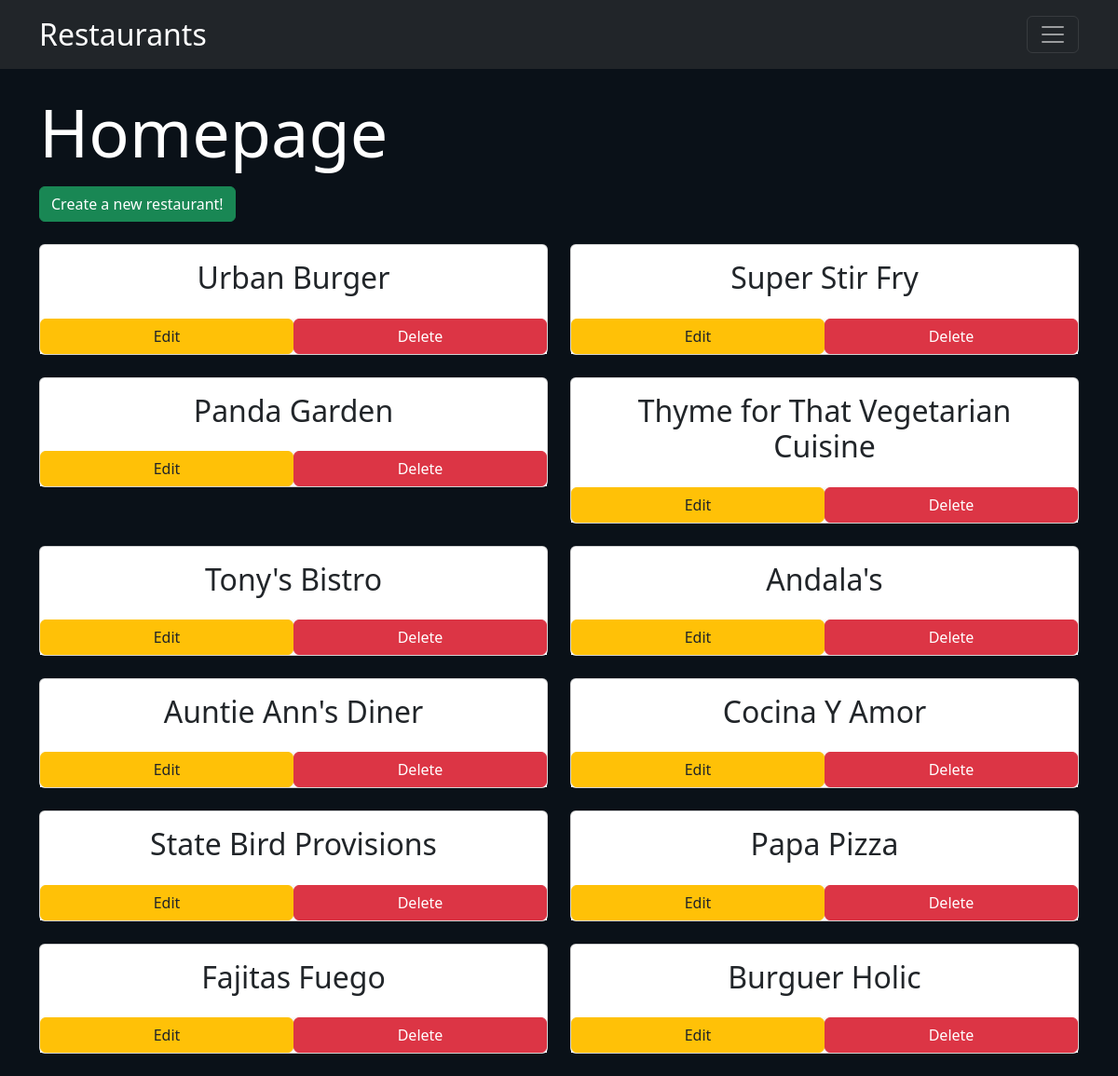
The app's page /restaurants with its own data.
### restaurants/sql/models.py (models this page shows, shortened)
class Restaurant(Base):
    __tablename__ = 'restaurant'
    id = Column(Integer, primary_key = True)
    name = Column(String(80), nullable = False)

### restaurants/routes.py (the view)
@app.route('/')
@app.route('/restaurants')
def showRestaurant():
    try:
        restaurants = cursor.query(Restaurant).all()
    except:
        restaurants = None
    return render_template('restaurants.html', restaurants=restaurants)

### restaurants/templates/restaurants.html
{% extends 'layout.html' %}
{% block content %}
    <div>
        <h1 class="display-2 text-white">Homepage</h1>
        <a role="button" class="btn btn-success btn-md text-white mt-2" href="{{url_for('newRestaurant')}}">Create a new restaurant!</a>
    </div>
    <div class="row mt-4">
        {% if restaurants %}
        {% for restaurant in restaurants %}
        <div class="col-xl-6 mb-4">
              <div class="card">
                <a class="card-body" style="text-decoration: none" href="{{url_for('showMenu', restaurant_id=restaurant.id)}}">
                      <h2 class="text-center">{{ restaurant.name }}</h2>
                </a>
                <div class="d-flex bg-light mb-0">
                  <a
                    class="btn btn-warning m-0 text-reset w-50"
                    href="{{url_for('editRestaurant', restaurant_id=restaurant.id)}}"
                    role="button"
                    >Edit
                  </a>
                  <a
                    class="btn btn-danger m-0 text-white w-50"
                    href="{{url_for('deleteRestaurant', restaurant_id=restaurant.id)}}"
                    role="button"
                    >Delete</a>
                </div>
              </div>
            </div>
        {% endfor %}
        {% endif %}
    </div>
{% endblock %}

### records on screen
Restaurant: name "Urban Burger"
Restaurant: name "Super Stir Fry"
Restaurant: name "Panda Garden"
Restaurant: name "Thyme for That Vegetarian Cuisine"
Restaurant: name "Tony's Bistro"
Restaurant: name "Andala's"
Restaurant: name "Auntie Ann's Diner"
Restaurant: name "Cocina Y Amor"
Restaurant: name "State Bird Provisions"
Restaurant: name "Papa Pizza"
Restaurant: name "Fajitas Fuego"
Restaurant: name "Burguer Holic"
